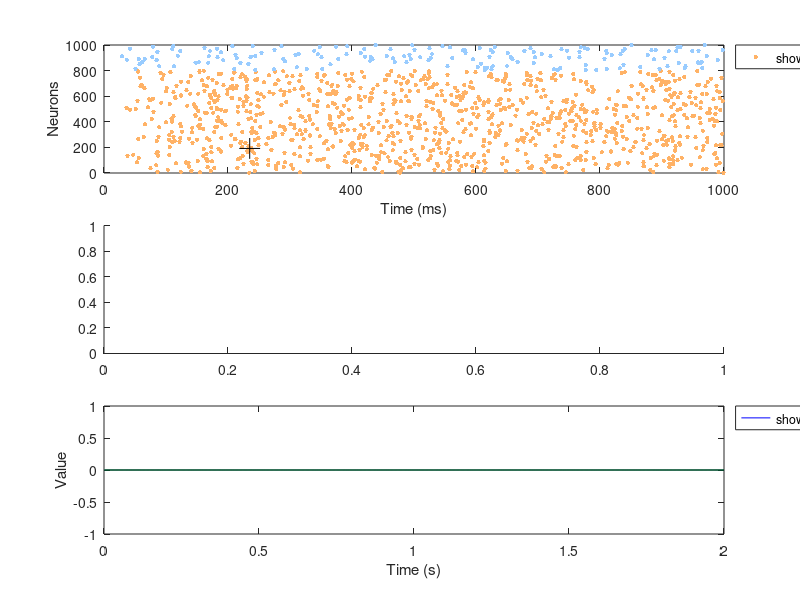

Here is the MATLAB script that generated this plot: (Note: this script raises an error after producing the figure.)
% Alejandro Rodriguez-Garcia
% 20/05/24
% Based on Izhikevich, 2007 (daspnet.m, spnet.m).
% This script simulates a spiking neural network with dopamine-modulated 
% spike-timing dependent plasticity (DA-STDP) and regular STDP learning 
% rules.
% The neurons are divided into excitatory and inhibitory populations with
% different spiking types. The network dynamics include random thalamic 
% input and learning is driven by either STDP or DA-STDP. Synaptic 
% plasticity is updated at each timestep, and dopamine levels adjust 
% based on reward signals.
% This work has been presented as a poster in the Bernstein Conference
% 2024.
% Citation: Rodriguez-Garcia A, Ramaswamy S (2024) Enhancing learning 
% through neuromodulation-aware spiking neural networks. Bernstein 
% Conference 2024. doi: 10.12751/nncn.bc2024.077 
%%%%%%%%%%%%%%%%%%%%%%%%%%%%%%%%%%%%%%%%%%%%%%%%%%%%%%%%%%%%%%%%%%%%%%%%%%%

%% PARAMETERS
close all; clear; clc;
seed = 2024; 
rng(seed);
c_date_time = datestr(clock,'YYYY-mm-dd_HH-MM');
hFig = figure('Position', [100, 100, 1200, 800], 'Visible', 'off');

%% Network definition

% Simulation Parameters
N = 1000; % number of neurons
M = 100;  % number of synapses per neuron
D = 5;    % maximal conduction delay
% Time
T = 3;        % simulation time (in seconds)
sec_ms = 1000;   % (1s = 1000ms)

%% Neuron populations
% Define excitatory and inhibitory neuron populations
Ne = round(0.8*N); colorE = [1 0.7 0.4];  % 80% of neurons are excitatory (orange)
Ni = N - Ne; colorI = [0.6 0.8 1]; % 20% of neurons are inhibitory (blue)

% Spiking types
neuron_type_map = containers.Map(...
    {'RS', 'IB', 'CH', 'FS', 'TH', 'LTS', 'RZ', 'AC'}, ...
    {[0.02 0.20 -65 2], ...    % REGULAR SPIKING - RS
     [0.02 0.20 -55 4], ...    % INTRINSICALLY BURSTING - IB
     [0.02 0.20 -50 2], ...    % CHATTERING - CH
     [0.10 0.20 -65 2], ...    % FAST SPIKING - FS
     [0.02 0.25 -65 0.05], ... % THALAMO-CORTICAL - TH
     [0.02 0.25 -65 2], ...    % LOW-THRESHOLD SPIKING - LTS
     [0.10 0.26 -65 2], ...    % RESONATOR - RZ
     [0.02 1.00 -55 4]});      % ACCOMODATING - AC
% populations
popE1 = 'RS'; popE2 = 'RS'; popI1 = 'FS'; popI2 = 'FS'; 
popE1_params = neuron_type_map(popE1);
popE2_params = neuron_type_map(popE2);
popI1_params = neuron_type_map(popI1);
popI2_params = neuron_type_map(popI2);

% (a, b, c, d) parameters
a = [popE1_params(1)*ones(Ne*0.8,1); popE2_params(1)*ones(Ne*0.2,1); ...
     popI1_params(1)*ones(Ni*0.9,1); popI2_params(1)*ones(Ni*0.1,1)]; % recovery parameter
b = [popE1_params(2)*ones(Ne*0.8,1); popE2_params(2)*ones(Ne*0.2,1); ...
     popI1_params(2)*ones(Ni*0.9,1); popI2_params(2)*ones(Ni*0.1,1)]; % recovery sensitivity
c = [popE1_params(3)*ones(Ne*0.8,1); popE2_params(3)*ones(Ne*0.2,1); ...
     popI1_params(3)*ones(Ni*0.9,1); popI2_params(3)*ones(Ni*0.1,1)]; % recovery reset after a spike
d = [popE1_params(4)*ones(Ne*0.8,1); popE2_params(4)*ones(Ne*0.2,1); ...
     popI1_params(4)*ones(Ni*0.9,1); popI2_params(4)*ones(Ni*0.1,1)]; % recovery reset after a spike

%% Synapses
W = ones(N, M); % synaptic weights initialization
signs = [ones(Ne, M); -ones(Ni, M)]; % signs of synaptic weights
dW = zeros(N, M); % derivatives of synaptic strengths
Wm = 4; % maximal synaptic strength

post = ceil([N*rand(Ne,M);Ne*rand(Ni,M)]); % post-synaptic neurons
delays = cell(N, D); % conduction delay containers
pre = cell(N, 1); % pre-synaptic indexes
aux = cell(N, 1); % auxiliary variable for delay adjustment
for i=1:N
    if i<=Ne
        for j=1:M
            delays{i, ceil(D*rand)}(end+1) = j; % Assign random exc delays
        end
    else
        delays{i,1}=1:M; % fixed delay for inhibitory synapses
    end
    pre{i}=find(post==i); % both E and I pre-synaptic indexes
    aux{i}=N*(D-1-ceil(ceil(pre{i}/N)/(M/D)))+1+mod(pre{i}-1,N);
end

%% DA-STDP (Dopamine-modulated Spike Timing Dependent Plasticity)
% Synapse to be reinforced
n1 = ceil(Ne*rand);  % presynaptic neuron
syn = ceil(M*rand);  % synapse number to the postsynaptic neuron
n2 = post(n1,syn);   % postsynaptic neuron
W(n1,syn) = 0;       % set initial weight to zero

DA = 0;   % dopamine level above baseline
rew = []; % reward events
STDP = zeros(N,sec_ms+1+D); % STDP traces
firings = [-D 0]; % spike timings
interval = 20;    % the coincidence interval for n1 and n2
n1f = -D;         % the last spike of n1
n2f = [];         % the last spike of n2
shist = zeros(sec_ms*T,2); % synaptic strength
DAv = zeros(sec_ms*T,1); % DA release

%% Initializations
v = -65 * ones(N, 1); % initial membrane potential - IZ
u = b .* v; % membrane recovery variable - IZ

%% Learning rule selection
learning_rule = 'DA-stdp'; % change this to 'stdp' for STDP learning rule

%% SIMULATION

for sec = 1:T % simulation of 1 day
    for t = 1:sec_ms % simulation of 1 sec
        I = 13*(rand(N, 1) - 0.5); % random thalamic input

        fired = find(v >= 30); % indices of fired neurons        
        v(fired) = c(fired);
        u(fired) = u(fired) + d(fired);
        STDP(fired, t+D) = 0.1;
        for k = 1:length(fired)
            dW(pre{fired(k)}) = dW(pre{fired(k)}) + STDP(N*t + aux{fired(k)});
        end
        firings = [firings; t*ones(length(fired), 1), fired];
        k = size(firings, 1);
        while firings(k, 1) > t-D
            del = delays{firings(k, 2), t - firings(k, 1) + 1};
            ind = post(firings(k, 2), del);
            I(ind) = I(ind) + (signs(firings(k, 2), del) .* W(firings(k, 2), del))';
            dW(firings(k, 2), del) = dW(firings(k, 2), del) - 1.5 * STDP(ind, t+D)';
            k = k - 1;
        end
        v = v + 0.5 * ((0.04*v + 5).*v + 140 - u + I); % membrane voltage variable
        v = v + 0.5 * ((0.04*v + 5).*v + 140 - u + I); % stability step
        u = u + a .* (0.2*v - u);                      % recovery variable

        STDP(:, t+D+1) = 0.95 * STDP(:, t+D);          % STDP trace decay (tau = 20 ms)

        % Learning
        if (mod(t, 10) == 0)
            if strcmp(learning_rule, 'DA-stdp')
                W = max(0,min(Wm,W + (0.002+DA)*dW)); % DA-STDP
            else
                W = max(0, min(Wm, W + 0.002 * dW)); % STDP
            end
            dW = 0.99 * dW;
        end

        % Dopamine update
        if any(fired==n1)
            n1f=[n1f,sec*sec_ms+t];
        end
        if any(fired==n2)
            n2f=[n2f,sec*sec_ms+t];
            if (sec*sec_ms+t-n1f(end)<interval) && (n2f(end)>n1f(end))
                rew=[rew,sec*sec_ms+t+sec_ms+ceil(2000*rand)];
            end
        end
        
        if any(rew==sec*sec_ms+t)
            DA=DA+0.5; % dopamine release if reward
        end
        DA=DA*0.99; % dopamine decay

        DAv(sec*sec_ms+t) = DA;
        shist(sec*sec_ms+t,:)=[W(n1,syn),dW(n1,syn)];
    end

    % ---- plot -------
    % Spike rasterplot
    excitatoryFirings = firings(firings(:,2) <= Ne, :);
    inhibitoryFirings = firings(firings(:,2) > Ne, :);
    subplot(3,2,[1 2],'Parent', hFig);
    plot(excitatoryFirings(:,1), excitatoryFirings(:,2), '.', 'MarkerSize', 10, 'Color', colorE, 'DisplayName', 'Excitatory firings');
    hold on;
    plot(inhibitoryFirings(:,1), inhibitoryFirings(:,2), '.', 'MarkerSize', 10, 'Color', colorI, 'DisplayName', 'Inhibitory firings');
    plot(firings(firings(:,2) == n1, 1), firings(firings(:,2) == n1, 2), 'k+', 'MarkerSize', 15, 'DisplayName', 'Pre-synaptic neuron'); % Mark neuron n1
    plot(firings(firings(:,2) == n2, 1), firings(firings(:,2) == n2, 2), 'ks', 'MarkerSize', 15, 'DisplayName', 'Post-synaptic neuron'); % Mark neuron n2
    hold off;
    axis([0 sec_ms 0 N]);
    xlabel('Time (ms)');
    ylabel('Neurons'); 
    legend('show', 'Location', 'northeastoutside');
    % Synaptic strength, STDP trace, DA and rewards
    subplot(3, 2, [5 6],'Parent', hFig);
    plot(0.001*(1:(sec*sec_ms+t)), shist(1:sec*sec_ms+t, 1), 'b', 'DisplayName', 'Synaptic strength');
    hold on;
    plot(0.001*(1:(sec*sec_ms+t)), shist(1:sec*sec_ms+t, 2), 'g', 'DisplayName', 'STDP trace');
    plot(0.001*(1:(sec*sec_ms+t)), DAv(1:sec*sec_ms+t), 'k', 'DisplayName', 'DA release');
    plot(0.001*rew, 0*rew, 'rx', 'DisplayName', 'rewards', 'MarkerSize', 20);
    hold off;
    xlabel('Time (s)');
    ylabel('Value');
    legend('show', 'Location', 'northeastoutside');
    % Synaptic weight distributions
    subplot(3, 2, [3 4],'Parent', hFig);
    histogram(signs(1:Ne, :) .* W(1:Ne, :), 'FaceColor', colorE, 'EdgeColor', colorE, 'DisplayName', 'Excitatory distribution'); % excitatory synapses
    hold on;
    histogram(signs(Ne+1:end, :) .* W(Ne+1:end, :), 'FaceColor', colorI, 'EdgeColor', colorI, 'DisplayName', 'Inhibitory distribution'); % inhibitory synapses
    hold on;
    plot(signs(n1,syn).*W(n1,syn), 0, 'b.', 'MarkerSize', 20, 'DisplayName', 'Reinforced synapse');
    hold off;
    xlabel('Synaptic weight');
    ylabel('Count');
    legend('show', 'Location', 'northeastoutside');
    timeText = text(1.25, -1.5, sprintf('t = %d sec', sec), 'Units', 'normalized', 'HorizontalAlignment', 'right', 'FontSize', 12);    
    drawnow;
    % ---------------


    STDP(:, 1:D+1) = STDP(:, sec_ms+1:sec_ms+1+D);
    ind = find(firings(:, 1) > sec_ms + 1 - D);
    firings = [-D 0; firings(ind, 1) - sec_ms, firings(ind, 2)];
    disp(sec); % display current second of simulation
end

% Save file
filename = sprintf('shist_Epop%s_%s_Ipop%s_%s_%s_%s.mat', popE1, popE2, popI1, popI2, learning_rule, c_date_time);
save(filename, 'shist');
